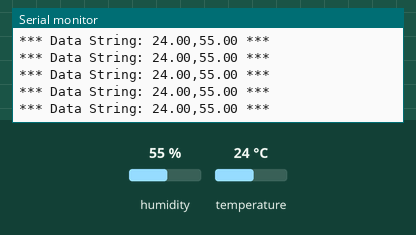
The sketch below on a simulated ESP32. Parts: the last lines printed to the serial monitor. Inputs (shaded band) come from the test bench; at power-on: humidity 55 %, temperature 24 °C. Nothing arrives over Bluetooth unless stated; a phone connects over Bluetooth LE 3 s after start.

Above: at 3.8 s.
3.9 s: humidity set to 22 %
At 5.0 s:
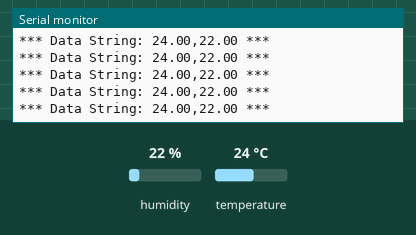
5.4 s: temperature set to 12 °C
At 6.2 s:
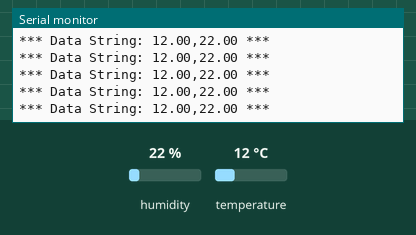
6.9 s: humidity set to 40 %
At 7.6 s:
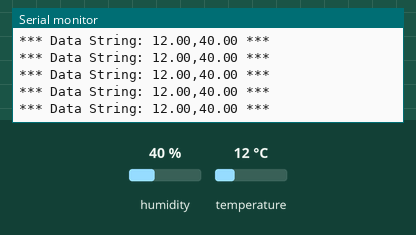
Timing chart, 0 to 9.9 s (numbered marks = the images above; inputs shaded):
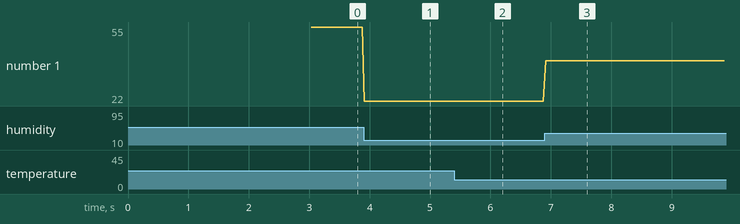

The sketch:

dht22ble.ino
```cpp
#include <BLEDevice.h>
#include <BLEServer.h>
#include <BLEUtils.h>
#include <BLE2902.h>

#include <Adafruit_Sensor.h>
#include <DHT.h>
#include <DHT_U.h>

#include <iostream>
#include <string>

BLEServer* pServer = NULL;
BLECharacteristic* pCharacteristic = NULL;

bool deviceConnected = false;
bool oldDeviceConnected = false;

#define DHTPIN 23
#define DHTTYPE DHT22

DHT_Unified dht(DHTPIN, DHTTYPE);

float humidity;
float temperature;

uint32_t delayMS;

#define SERVICE_UUID  "95298e6a-6dbc-11ea-93d4-63607a02728e"
#define CHARACTERISTIC_UUID "beb5483e-36e1-4688-b7f5-ea07361b26a8"


class MyServerCallbacks: public BLEServerCallbacks {
    void onConnect(BLEServer* pServer) {
      deviceConnected = true;
    };

    void onDisconnect(BLEServer* pServer) {
      deviceConnected = false;
    }
};


void setup() {
  Serial.begin(115200);

  dht.begin();
  sensor_t sensor;
  delayMS = sensor.min_delay / 1000;

  BLEDevice::init("BLE-DHT22");

  pServer = BLEDevice::createServer();
  pServer->setCallbacks(new MyServerCallbacks());

  //BLEService *pService = pServer->createService(SERVICE_UUID);
  BLEService *pService = pServer->createService((uint16_t)0x181A);

  pCharacteristic = pService->createCharacteristic(
                      (uint16_t)0x181A,
                      BLECharacteristic::PROPERTY_READ   |
                      BLECharacteristic::PROPERTY_NOTIFY
                    );

  pCharacteristic->addDescriptor(new BLE2902());

  pService->start();

  pServer->getAdvertising()->start();
  Serial.println("Waiting for a client to connect...");
}

void loop() {

  // connected
  if (deviceConnected) {
    delay(delayMS);

    // Get temperature event and print its value.
    sensors_event_t event;

    dht.temperature().getEvent(&event);
    if (isnan(event.temperature)) {
      Serial.println(F("Error reading data!"));
    }
    else {
      temperature = event.temperature;
      //    Serial.print(F("Temperature: "));
      //    Serial.print(event.temperature);
      //    Serial.println(F("°C"));
    }

    dht.humidity().getEvent(&event);
    if ( isnan(event.relative_humidity)) {
      Serial.println(F("Error reading data!"));
    }
    else {
      humidity = event.relative_humidity;
      //    Serial.print(F("Humidity: "));
      //    Serial.print(event.relative_humidity);
      //    Serial.println(F("%"));
    }

    char humidityString[2];
    char temperatureString[2];
    dtostrf(humidity, 1, 2, humidityString);
    dtostrf(temperature, 1, 2, temperatureString);

    char dhtDataString[12];
    sprintf(dhtDataString, "%.02f,%.02f", temperature, humidity);

    pCharacteristic->setValue(dhtDataString);

    pCharacteristic->notify();
    Serial.print("*** Data String: ");
    Serial.print(dhtDataString);
    Serial.println(" ***");
  }

//  // disconnecting
//  if (!deviceConnected && oldDeviceConnected) {
//    delay(500); // give the bluetooth stack the chance to get things ready
//    pServer->startAdvertising(); // restart advertising
//    Serial.println("start advertising");
//    oldDeviceConnected = deviceConnected;
//  }
//  // connecting
//  if (deviceConnected && !oldDeviceConnected) {
//    // do stuff here on connecting
//    oldDeviceConnected = deviceConnected;
//  }

}
```

Measured:
- after the input at 3.9 s, the serial monitor: prints a new line at once (image 1)
- after the input at 5.4 s, the serial monitor: prints a new line at once (image 2)
- after the input at 6.9 s, the serial monitor: prints a new line at once (image 3)
- plotted number 1: 55 → 22 after the input at 3.9 s, 22 → 40 after the input at 6.9 s
